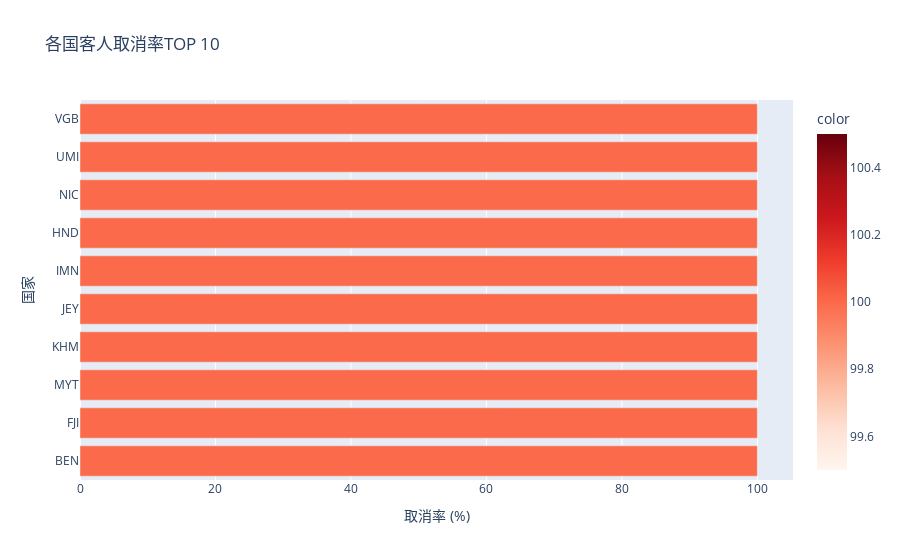

Notebook source saved alongside this figure:
### Code cell
# 进阶分析：不同客源国的取消率差异
country_cancel = df_clean.groupby('country')['is_canceled'].mean().sort_values(ascending=False).head(10)

fig = px.bar(y=country_cancel.index, x=country_cancel.values * 100,
             title='各国客人取消率TOP 10',
             labels={'x': '取消率 (%)', 'y': '国家'},
             orientation='h',
             color=country_cancel.values * 100,
             color_continuous_scale='reds')
fig.show()

### Figure 1 — Plotly figure (JSON) as saved in the notebook; plotly's stock layout.template omitted (floating-point values rounded to 4 significant figures)
{"data": [{"hovertemplate": "取消率 (%)=%{x}<br>国家=%{y}<br>color=%{marker.color}<extra></extra>", "legendgroup": "", "marker": {"color": [100.0, 100.0, 100.0, 100.0, 100.0, 100.0, 100.0, 100.0, 100.0, 100.0], "coloraxis": "coloraxis", "pattern": {"shape": ""}}, "name": "", "orientation": "h", "showlegend": false, "textposition": "auto", "type": "bar", "x": [100.0, 100.0, 100.0, 100.0, 100.0, 100.0, 100.0, 100.0, 100.0, 100.0], "xaxis": "x", "y": ["BEN", "FJI", "MYT", "KHM", "JEY", "IMN", "HND", "NIC", "UMI", "VGB"], "yaxis": "y"}], "layout": {"barmode": "relative", "coloraxis": {"colorbar": {"title": {"text": "color"}}, "colorscale": [[0, "rgb(255,245,240)"], [0.125, "rgb(254,224,210)"], [0.25, "rgb(252,187,161)"], [0.375, "rgb(252,146,114)"], [0.5, "rgb(251,106,74)"], [0.625, "rgb(239,59,44)"], [0.75, "rgb(203,24,29)"], [0.875, "rgb(165,15,21)"], [1, "rgb(103,0,13)"]]}, "legend": {"tracegroupgap": 0}, "title": {"text": "各国客人取消率TOP 10"}, "xaxis": {"anchor": "y", "domain": [0, 1], "title": {"text": "取消率 (%)"}}, "yaxis": {"anchor": "x", "domain": [0, 1], "title": {"text": "国家"}}}}
